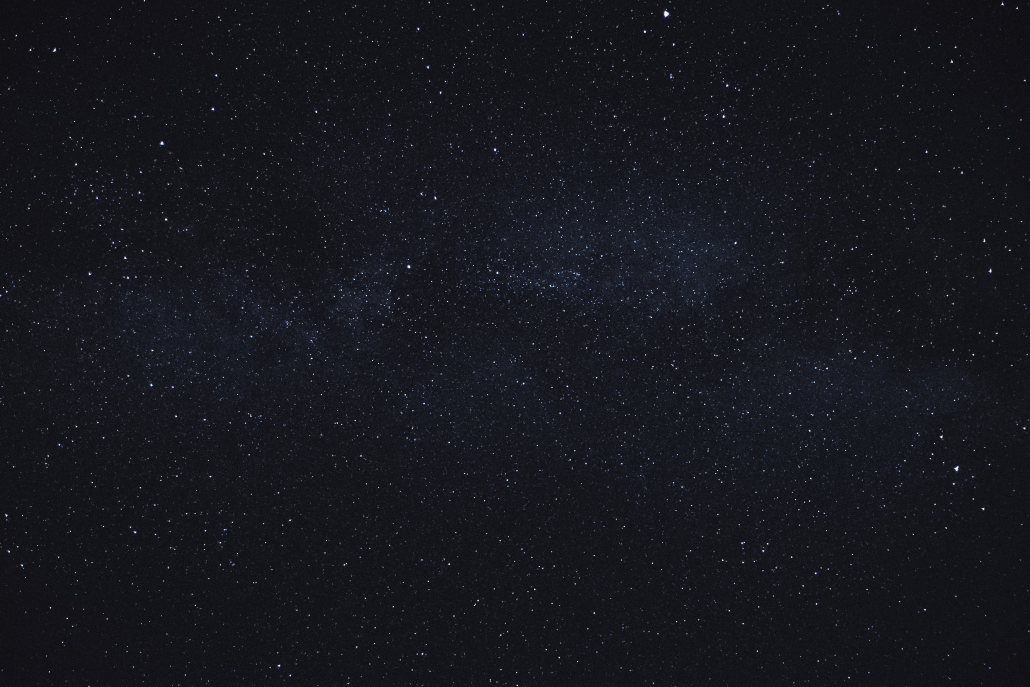
%> input picture stock_photos/stock_01.jpg, 5150 x 3433 px (shown at 1/5 size)
$ octave rotate_blur_test.m   (GNU Octave 9; MATLAB toolbox functions it lacks are replaced by stand-ins)
%> lines starting %> are read from the running program, lines starting %| are printed output that depends on the picture; in (x1, y1, x2, y2) boxes, pixels count from 0 and x2, y2 are one past the last pixel; in counts of white or black regions, pixels touching at a corner belong together; the program's own positions count from 1
clear, close all
img_path = 'stock_photos/stock_01.jpg';
I = rgb2gray(im2double(imread(img_path)));
I = I(1:500, 1:800);
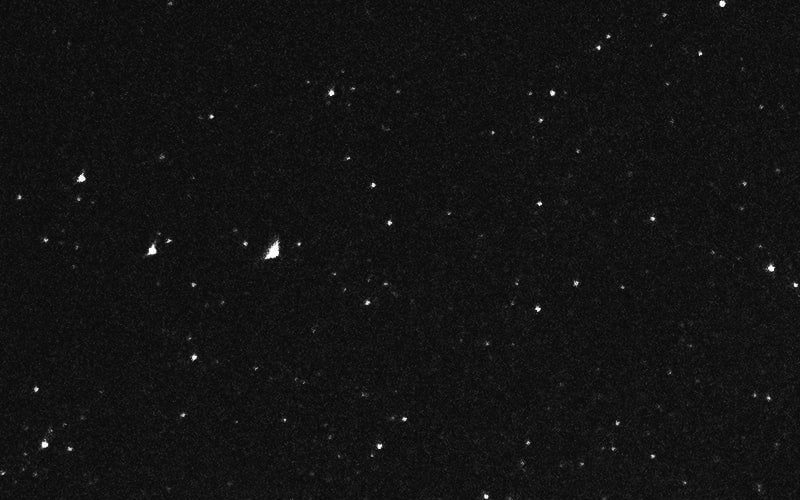
%> I: size 500x800 double; min 0.00224, max 1, mean 0.0772
I = pad_rotate_img(I);
%> in pad_rotate_img, `x = padarray(x, [ceil((diag_dist-H)/2), ceil((diag_dist-H)/2)]);`:
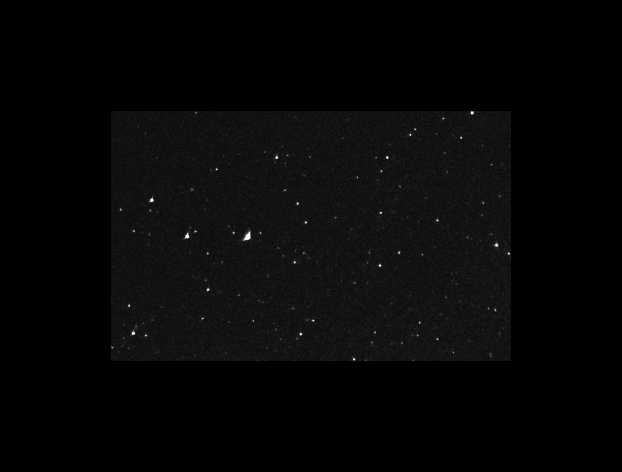
%> x: size 944x1244 double (shown at 1/2 size); min 0, max 1, mean 0.0263
I(I>0.5) = 1;
%> I: size 944x1244 double
I(I<=0.5) = 0;
%> I: size 944x1244 double; values 0 (black) and 1 (white), 0.07% white; 70 white regions (60 under 20 px), largest, box (x1, y1, x2, y2) and area: (487, 462, 502, 481) 151, (369, 466, 378, 477) 58, (299, 395, 308, 404) 49

[H,W] = size(I);
%> H = 944; W = 1244

%blur_center = [ceil(H/2), ceil(W/2)];
%shift_I = shift_to_center(I, blur_center);

blurred_I = I;
for th = linspace(0,50,100)
    blurred_I = blurred_I + imrotate(I, th, 'nearest', 'crop');
end
%> this loop made 100 passes
%> pass 2, `blurred_I = blurred_I + imrotate(I, th, 'nearest', 'crop');`:
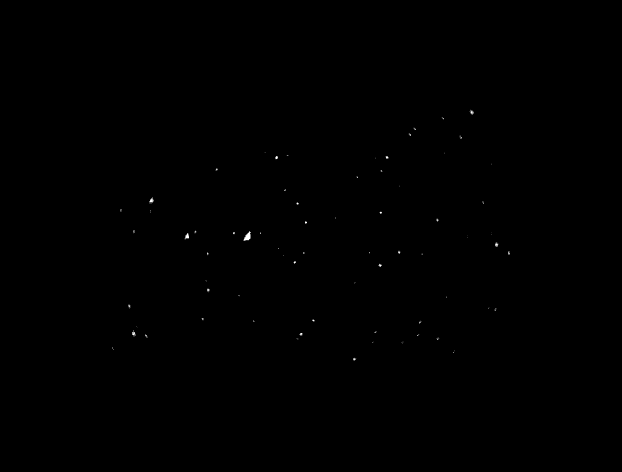
%> blurred_I: size 944x1244 double (shown at 1/2 size); min 0, max 3, mean 0.00213; drawn with min black and max white
%> after the loop:
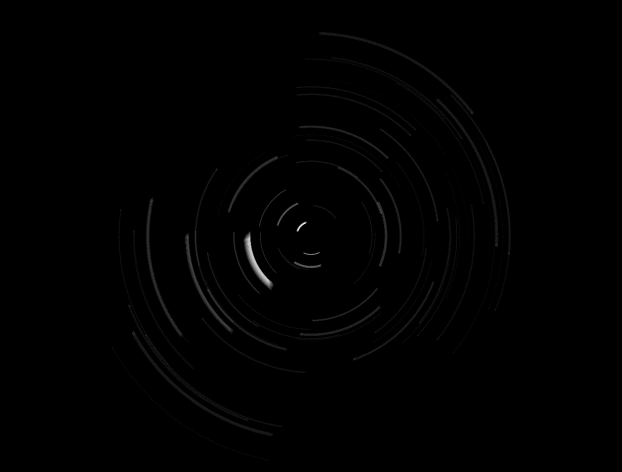
%> blurred_I: size 944x1244 double (shown at 1/2 size); min 0, max 18, mean 0.0718; drawn with min black and max white

%blurred_I = normalize_img(blurred_I);
subplot(1,2,1)
imshow(I);
subplot(1,2,2)
imshow(blurred_I);
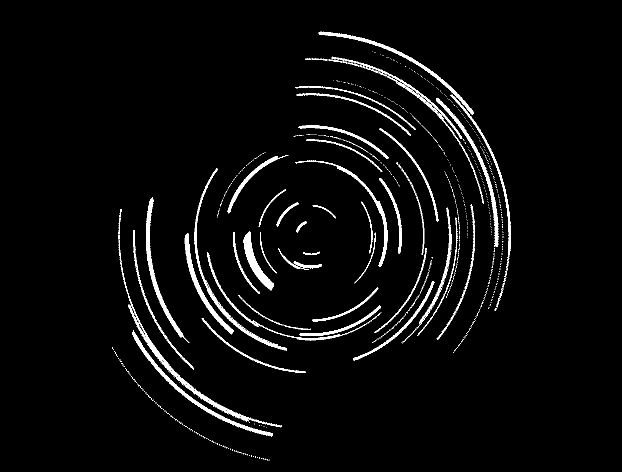
%> displayed picture: size 944x1244, on the screen's scale of 0 to 255 (shown at 1/2 size); 3.6% white; 998 white regions (939 under 20 px), largest, box (x1, y1, x2, y2) and area: (237, 479, 564, 855) 2889, (264, 661, 546, 873) 2350, (292, 395, 368, 675) 2222

function [x] = shift_to_center(x, center)
    shift_dist = [center(1)-ceil(size(x,1)/2), center(2)-ceil(size(x,2)/2)];
    x = circshift(x, shift_dist(1), 1);
    x = circshift(x, shift_dist(2), 2);
    if shift_dist(1) >= 0
        x(1:shift_dist(1),:) = 0;
    else
        x(end-shift_dist(1):end,:) = 0;
    end
    if shift_dist(2) >= 0
        x(:,1:shift_dist(2)) = 0;
    else
        x(:,end-shift_dist(2):end) = 0;
    end
end

function [x] = normalize(x)
    x = (x - min(x, [], 'all'))./max(x, [], 'all');
end

function [x] = pad_rotate_img(x)
    [H,W] = size(x);
    diag_dist = ceil(norm(size(x)));
    x = padarray(x, [ceil((diag_dist-H)/2), ceil((diag_dist-H)/2)]);
end

$ run again, with stock_photos/stock_03.jpg copied over stock_photos/stock_01.jpg
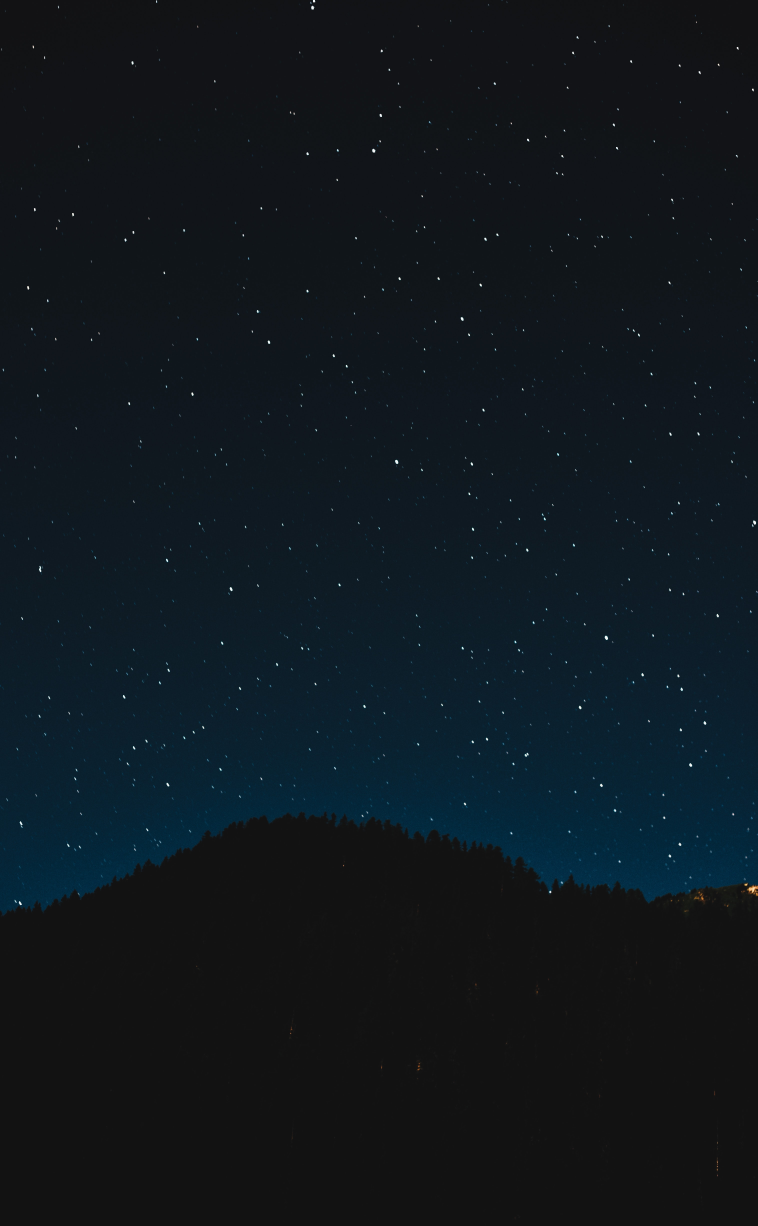
%> input picture stock_photos/stock_03.jpg, 3030 x 4903 px (shown at 1/4 size)
%> after the loop `for th = linspace(0,50,100)`:
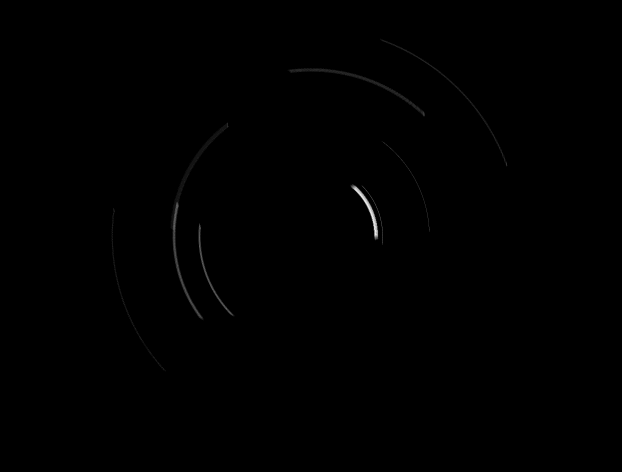
%> blurred_I: size 944x1244 double (shown at 1/2 size); min 0, max 13, mean 0.0215; drawn with min black and max white
%> `imshow(blurred_I);`:
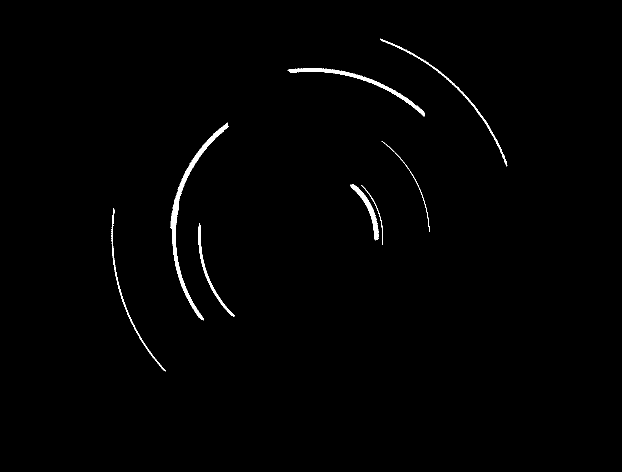
%> displayed picture: size 944x1244, on the screen's scale of 0 to 255 (shown at 1/2 size); 0.85% white; 8 white regions, largest, box (x1, y1, x2, y2) and area: (340, 245, 457, 641) 3415, (575, 136, 850, 233) 2030, (760, 77, 1015, 333) 1157
